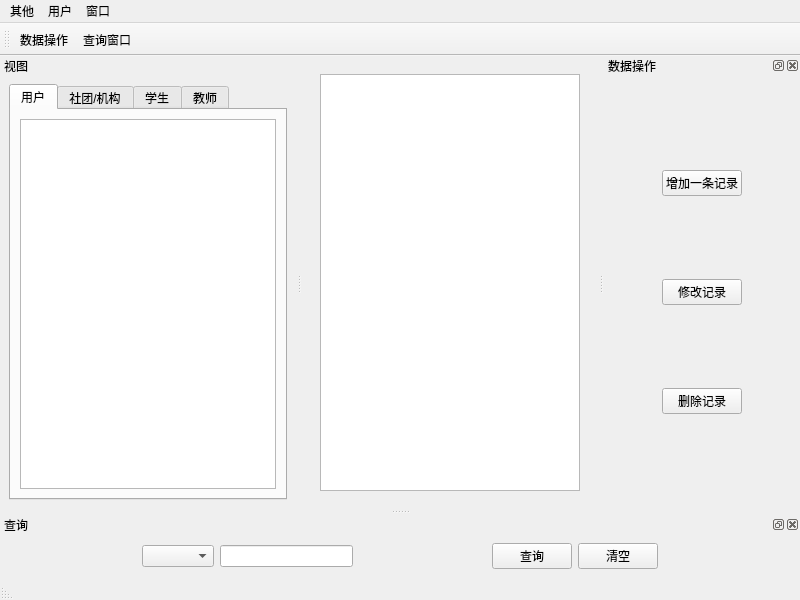
<?xml version="1.0" encoding="UTF-8"?>
<ui version="4.0">
 <class>RootMainWindow</class>
 <widget class="QMainWindow" name="RootMainWindow">
  <property name="geometry">
   <rect>
    <x>0</x>
    <y>0</y>
    <width>800</width>
    <height>600</height>
   </rect>
  </property>
  <property name="windowTitle">
   <string>MainWindow</string>
  </property>
  <widget class="QWidget" name="centralwidget">
   <layout class="QHBoxLayout" name="horizontalLayout_6">
    <item>
     <widget class="QWidget" name="widget_2" native="true">
      <layout class="QHBoxLayout" name="horizontalLayout_7">
       <item>
        <widget class="QTableView" name="tableView"/>
       </item>
      </layout>
     </widget>
    </item>
   </layout>
  </widget>
  <widget class="QMenuBar" name="menubar">
   <property name="geometry">
    <rect>
     <x>0</x>
     <y>0</y>
     <width>800</width>
     <height>26</height>
    </rect>
   </property>
   <widget class="QMenu" name="menu">
    <property name="title">
     <string>其他</string>
    </property>
    <addaction name="actionabout"/>
    <addaction name="separator"/>
    <addaction name="actionaboutQt"/>
   </widget>
   <widget class="QMenu" name="menu_2">
    <property name="title">
     <string>用户</string>
    </property>
    <addaction name="actionuserInfo"/>
    <addaction name="separator"/>
    <addaction name="actionloginOut"/>
   </widget>
   <widget class="QMenu" name="menu_3">
    <property name="title">
     <string>窗口</string>
    </property>
    <widget class="QMenu" name="menushow">
     <property name="focusPolicy">
      <enum>Qt::NoFocus</enum>
     </property>
     <property name="title">
      <string>显示</string>
     </property>
     <addaction name="actionshow_control_widget"/>
     <addaction name="actionshow_search_widget"/>
    </widget>
    <addaction name="menushow"/>
   </widget>
   <addaction name="menu"/>
   <addaction name="menu_2"/>
   <addaction name="menu_3"/>
  </widget>
  <widget class="QStatusBar" name="statusbar">
   <property name="layoutDirection">
    <enum>Qt::RightToLeft</enum>
   </property>
  </widget>
  <widget class="QDockWidget" name="dockWidget_left">
   <property name="features">
    <set>QDockWidget::NoDockWidgetFeatures</set>
   </property>
   <property name="windowTitle">
    <string>视图</string>
   </property>
   <attribute name="dockWidgetArea">
    <number>1</number>
   </attribute>
   <widget class="QWidget" name="dockWidgetContents">
    <layout class="QHBoxLayout" name="horizontalLayout">
     <item>
      <widget class="QTabWidget" name="tabWidget_teacher">
       <property name="currentIndex">
        <number>0</number>
       </property>
       <widget class="QWidget" name="tab_user">
        <attribute name="title">
         <string>用户</string>
        </attribute>
        <layout class="QHBoxLayout" name="horizontalLayout_2">
         <item>
          <widget class="QTreeView" name="treeView_user">
           <property name="contextMenuPolicy">
            <enum>Qt::CustomContextMenu</enum>
           </property>
          </widget>
         </item>
        </layout>
       </widget>
       <widget class="QWidget" name="tab_group">
        <attribute name="title">
         <string>社团/机构</string>
        </attribute>
        <layout class="QHBoxLayout" name="horizontalLayout_3">
         <item>
          <widget class="QTreeView" name="treeView_group">
           <property name="contextMenuPolicy">
            <enum>Qt::CustomContextMenu</enum>
           </property>
          </widget>
         </item>
        </layout>
       </widget>
       <widget class="QWidget" name="tab_student">
        <attribute name="title">
         <string>学生</string>
        </attribute>
        <layout class="QHBoxLayout" name="horizontalLayout_4">
         <item>
          <widget class="QTreeView" name="treeView_student">
           <property name="contextMenuPolicy">
            <enum>Qt::CustomContextMenu</enum>
           </property>
          </widget>
         </item>
        </layout>
       </widget>
       <widget class="QWidget" name="tab_teacher">
        <attribute name="title">
         <string>教师</string>
        </attribute>
        <layout class="QHBoxLayout" name="horizontalLayout_8">
         <item>
          <widget class="QTreeView" name="treeView_teacher">
           <property name="contextMenuPolicy">
            <enum>Qt::CustomContextMenu</enum>
           </property>
          </widget>
         </item>
        </layout>
       </widget>
      </widget>
     </item>
    </layout>
   </widget>
  </widget>
  <widget class="QDockWidget" name="dockWidget_ToolButton">
   <property name="allowedAreas">
    <set>Qt::RightDockWidgetArea</set>
   </property>
   <property name="windowTitle">
    <string>数据操作</string>
   </property>
   <attribute name="dockWidgetArea">
    <number>2</number>
   </attribute>
   <widget class="QWidget" name="dockWidgetContents_2">
    <property name="styleSheet">
     <string notr="true"/>
    </property>
    <layout class="QVBoxLayout" name="verticalLayout">
     <item>
      <widget class="QWidget" name="widget" native="true">
       <layout class="QGridLayout" name="gridLayout">
        <item row="0" column="1">
         <spacer name="verticalSpacer_3">
          <property name="orientation">
           <enum>Qt::Vertical</enum>
          </property>
          <property name="sizeHint" stdset="0">
           <size>
            <width>20</width>
            <height>40</height>
           </size>
          </property>
         </spacer>
        </item>
        <item row="1" column="1">
         <widget class="QPushButton" name="pushButton_add">
          <property name="text">
           <string>增加一条记录</string>
          </property>
          <property name="icon">
           <iconset resource="res.qrc">
            <normaloff>:/mainWin/Icon/data_new_query_sql_16px_2871_easyicon.net.png</normaloff>:/mainWin/Icon/data_new_query_sql_16px_2871_easyicon.net.png</iconset>
          </property>
         </widget>
        </item>
        <item row="3" column="1">
         <widget class="QPushButton" name="pushButton_change">
          <property name="text">
           <string>修改记录</string>
          </property>
          <property name="icon">
           <iconset resource="res.qrc">
            <normaloff>:/mainWin/Icon/data_edit_query_sql_16px_2618_easyicon.net.png</normaloff>:/mainWin/Icon/data_edit_query_sql_16px_2618_easyicon.net.png</iconset>
          </property>
         </widget>
        </item>
        <item row="5" column="1">
         <widget class="QPushButton" name="pushButton_delete">
          <property name="text">
           <string>删除记录</string>
          </property>
          <property name="icon">
           <iconset resource="res.qrc">
            <normaloff>:/mainWin/Icon/data_delete_query_sql_stock_16px_918_easyicon.net.png</normaloff>:/mainWin/Icon/data_delete_query_sql_stock_16px_918_easyicon.net.png</iconset>
          </property>
         </widget>
        </item>
        <item row="1" column="2">
         <spacer name="horizontalSpacer_2">
          <property name="orientation">
           <enum>Qt::Horizontal</enum>
          </property>
          <property name="sizeHint" stdset="0">
           <size>
            <width>40</width>
            <height>20</height>
           </size>
          </property>
         </spacer>
        </item>
        <item row="4" column="1">
         <spacer name="verticalSpacer_2">
          <property name="orientation">
           <enum>Qt::Vertical</enum>
          </property>
          <property name="sizeHint" stdset="0">
           <size>
            <width>20</width>
            <height>40</height>
           </size>
          </property>
         </spacer>
        </item>
        <item row="1" column="0">
         <spacer name="horizontalSpacer">
          <property name="orientation">
           <enum>Qt::Horizontal</enum>
          </property>
          <property name="sizeHint" stdset="0">
           <size>
            <width>40</width>
            <height>20</height>
           </size>
          </property>
         </spacer>
        </item>
        <item row="2" column="1">
         <spacer name="verticalSpacer">
          <property name="orientation">
           <enum>Qt::Vertical</enum>
          </property>
          <property name="sizeHint" stdset="0">
           <size>
            <width>20</width>
            <height>40</height>
           </size>
          </property>
         </spacer>
        </item>
        <item row="6" column="1">
         <spacer name="verticalSpacer_4">
          <property name="orientation">
           <enum>Qt::Vertical</enum>
          </property>
          <property name="sizeHint" stdset="0">
           <size>
            <width>20</width>
            <height>40</height>
           </size>
          </property>
         </spacer>
        </item>
       </layout>
      </widget>
     </item>
    </layout>
   </widget>
  </widget>
  <widget class="QToolBar" name="toolBar">
   <property name="windowTitle">
    <string>工具栏</string>
   </property>
   <property name="iconSize">
    <size>
     <width>20</width>
     <height>20</height>
    </size>
   </property>
   <attribute name="toolBarArea">
    <enum>TopToolBarArea</enum>
   </attribute>
   <attribute name="toolBarBreak">
    <bool>false</bool>
   </attribute>
   <addaction name="actionshow_control_widget"/>
   <addaction name="actionshow_search_widget"/>
  </widget>
  <widget class="QDockWidget" name="dockWidget">
   <property name="allowedAreas">
    <set>Qt::BottomDockWidgetArea</set>
   </property>
   <property name="windowTitle">
    <string>查询</string>
   </property>
   <attribute name="dockWidgetArea">
    <number>8</number>
   </attribute>
   <widget class="QWidget" name="dockWidgetContents_3">
    <layout class="QHBoxLayout" name="horizontalLayout_5">
     <item>
      <spacer name="horizontalSpacer_3">
       <property name="orientation">
        <enum>Qt::Horizontal</enum>
       </property>
       <property name="sizeHint" stdset="0">
        <size>
         <width>40</width>
         <height>20</height>
        </size>
       </property>
      </spacer>
     </item>
     <item>
      <widget class="QComboBox" name="comboBox">
       <property name="sizeAdjustPolicy">
        <enum>QComboBox::AdjustToContents</enum>
       </property>
      </widget>
     </item>
     <item>
      <widget class="QLineEdit" name="lineEdit"/>
     </item>
     <item>
      <spacer name="horizontalSpacer_6">
       <property name="orientation">
        <enum>Qt::Horizontal</enum>
       </property>
       <property name="sizeHint" stdset="0">
        <size>
         <width>40</width>
         <height>20</height>
        </size>
       </property>
      </spacer>
     </item>
     <item>
      <widget class="QPushButton" name="pushButton_search">
       <property name="text">
        <string>查询</string>
       </property>
       <property name="icon">
        <iconset resource="res.qrc">
         <normaloff>:/mainWin/Icon/query_search_40px_1135839_easyicon.net.png</normaloff>:/mainWin/Icon/query_search_40px_1135839_easyicon.net.png</iconset>
       </property>
      </widget>
     </item>
     <item>
      <widget class="QPushButton" name="pushButton_reset">
       <property name="text">
        <string>清空</string>
       </property>
       <property name="icon">
        <iconset resource="res.qrc">
         <normaloff>:/mainWin/Icon/Inbox_Empty_512px_1177992_easyicon.net.png</normaloff>:/mainWin/Icon/Inbox_Empty_512px_1177992_easyicon.net.png</iconset>
       </property>
      </widget>
     </item>
     <item>
      <spacer name="horizontalSpacer_4">
       <property name="orientation">
        <enum>Qt::Horizontal</enum>
       </property>
       <property name="sizeHint" stdset="0">
        <size>
         <width>40</width>
         <height>20</height>
        </size>
       </property>
      </spacer>
     </item>
    </layout>
   </widget>
  </widget>
  <action name="actionabout">
   <property name="icon">
    <iconset resource="res.qrc">
     <normaloff>:/mainWin/Icon/about_1102px_1143785_easyicon.net.png</normaloff>:/mainWin/Icon/about_1102px_1143785_easyicon.net.png</iconset>
   </property>
   <property name="text">
    <string>关于</string>
   </property>
  </action>
  <action name="actionaboutQt">
   <property name="icon">
    <iconset resource="res.qrc">
     <normaloff>:/mainWin/Icon/assistant_qt_256px_1171940_easyicon.net.png</normaloff>:/mainWin/Icon/assistant_qt_256px_1171940_easyicon.net.png</iconset>
   </property>
   <property name="text">
    <string>关于Qt</string>
   </property>
  </action>
  <action name="actionuserInfo">
   <property name="icon">
    <iconset resource="res.qrc">
     <normaloff>:/mainWin/Icon/group.png</normaloff>:/mainWin/Icon/group.png</iconset>
   </property>
   <property name="text">
    <string>用户信息</string>
   </property>
  </action>
  <action name="actionloginOut">
   <property name="icon">
    <iconset resource="res.qrc">
     <normaloff>:/mainWin/Icon/Logout_225px_1198327_easyicon.net.png</normaloff>:/mainWin/Icon/Logout_225px_1198327_easyicon.net.png</iconset>
   </property>
   <property name="text">
    <string>登出</string>
   </property>
  </action>
  <action name="actionshow_control_widget">
   <property name="icon">
    <iconset resource="res.qrc">
     <normaloff>:/mainWin/Icon/Browser_tool_485px_1191946_easyicon.net.png</normaloff>:/mainWin/Icon/Browser_tool_485px_1191946_easyicon.net.png</iconset>
   </property>
   <property name="text">
    <string>数据操作</string>
   </property>
  </action>
  <action name="actionshow_search_widget">
   <property name="icon">
    <iconset resource="res.qrc">
     <normaloff>:/mainWin/Icon/Magnify_query_256px_1194075_easyicon.net.png</normaloff>:/mainWin/Icon/Magnify_query_256px_1194075_easyicon.net.png</iconset>
   </property>
   <property name="text">
    <string>查询窗口</string>
   </property>
  </action>
 </widget>
 <resources>
  <include location="res.qrc"/>
 </resources>
 <connections/>
</ui>
